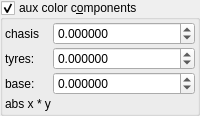
    <widget class="MyGroupBox" name="groupCheck_fold_color_aux_color_enabled_false">
     <property name="title">
      <string>aux color c&amp;omponents</string>
     </property>
     <property name="checkable">
      <bool>true</bool>
     </property>
     <layout class="QVBoxLayout" name="verticalLayout_12">
      <property name="leftMargin">
       <number>2</number>
      </property>
      <property name="topMargin">
       <number>2</number>
      </property>
      <property name="rightMargin">
       <number>2</number>
      </property>
      <property name="bottomMargin">
       <number>2</number>
      </property>
      <item>
       <layout class="QGridLayout" name="gridLayout_30" columnstretch="0,1">
        <property name="spacing">
         <number>2</number>
        </property>
        <item row="2" column="1">
         <widget class="MyDoubleSpinBox" name="spinbox4_fold_color_difs_0000_z">
          <property name="sizePolicy">
           <sizepolicy hsizetype="Minimum" vsizetype="Maximum">
            <horstretch>0</horstretch>
            <verstretch>0</verstretch>
           </sizepolicy>
          </property>
          <property name="prefix">
           <string/>
          </property>
          <property name="suffix">
           <string/>
          </property>
          <property name="decimals">
           <number>6</number>
          </property>
          <property name="minimum">
           <double>-100.000000000000000</double>
          </property>
          <property name="maximum">
           <double>100.000000000000000</double>
          </property>
          <property name="singleStep">
           <double>0.100000000000000</double>
          </property>
         </widget>
        </item>
        <item row="0" column="1">
         <widget class="MyDoubleSpinBox" name="spinbox4_fold_color_difs_0000_x">
          <property name="sizePolicy">
           <sizepolicy hsizetype="Minimum" vsizetype="Maximum">
            <horstretch>0</horstretch>
            <verstretch>0</verstretch>
           </sizepolicy>
          </property>
          <property name="prefix">
           <string/>
          </property>
          <property name="suffix">
           <string/>
          </property>
          <property name="decimals">
           <number>6</number>
          </property>
          <property name="minimum">
           <double>-100.000000000000000</double>
          </property>
          <property name="maximum">
           <double>100.000000000000000</double>
          </property>
          <property name="singleStep">
           <double>0.100000000000000</double>
          </property>
         </widget>
        </item>
        <item row="1" column="0">
         <widget class="QLabel" name="label_54">
          <property name="text">
           <string>tyres:</string>
          </property>
         </widget>
        </item>
        <item row="0" column="0">
         <widget class="QLabel" name="label_58">
          <property name="text">
           <string>chasis</string>
          </property>
         </widget>
        </item>
        <item row="1" column="1">
         <widget class="MyDoubleSpinBox" name="spinbox4_fold_color_difs_0000_y">
          <property name="sizePolicy">
           <sizepolicy hsizetype="Minimum" vsizetype="Maximum">
            <horstretch>0</horstretch>
            <verstretch>0</verstretch>
           </sizepolicy>
          </property>
          <property name="prefix">
           <string/>
          </property>
          <property name="suffix">
           <string/>
          </property>
          <property name="decimals">
           <number>6</number>
          </property>
          <property name="minimum">
           <double>-100.000000000000000</double>
          </property>
          <property name="maximum">
           <double>100.000000000000000</double>
          </property>
          <property name="singleStep">
           <double>0.100000000000000</double>
          </property>
         </widget>
        </item>
        <item row="2" column="0">
         <widget class="QLabel" name="label_56">
          <property name="text">
           <string>base:</string>
          </property>
         </widget>
        </item>
        <item row="3" column="0">
         <widget class="QLabel" name="label_57">
          <property name="text">
           <string>abs x * y</string>
          </property>
         </widget>
        </item>
       </layout>
      </item>
     </layout>
    </widget>
